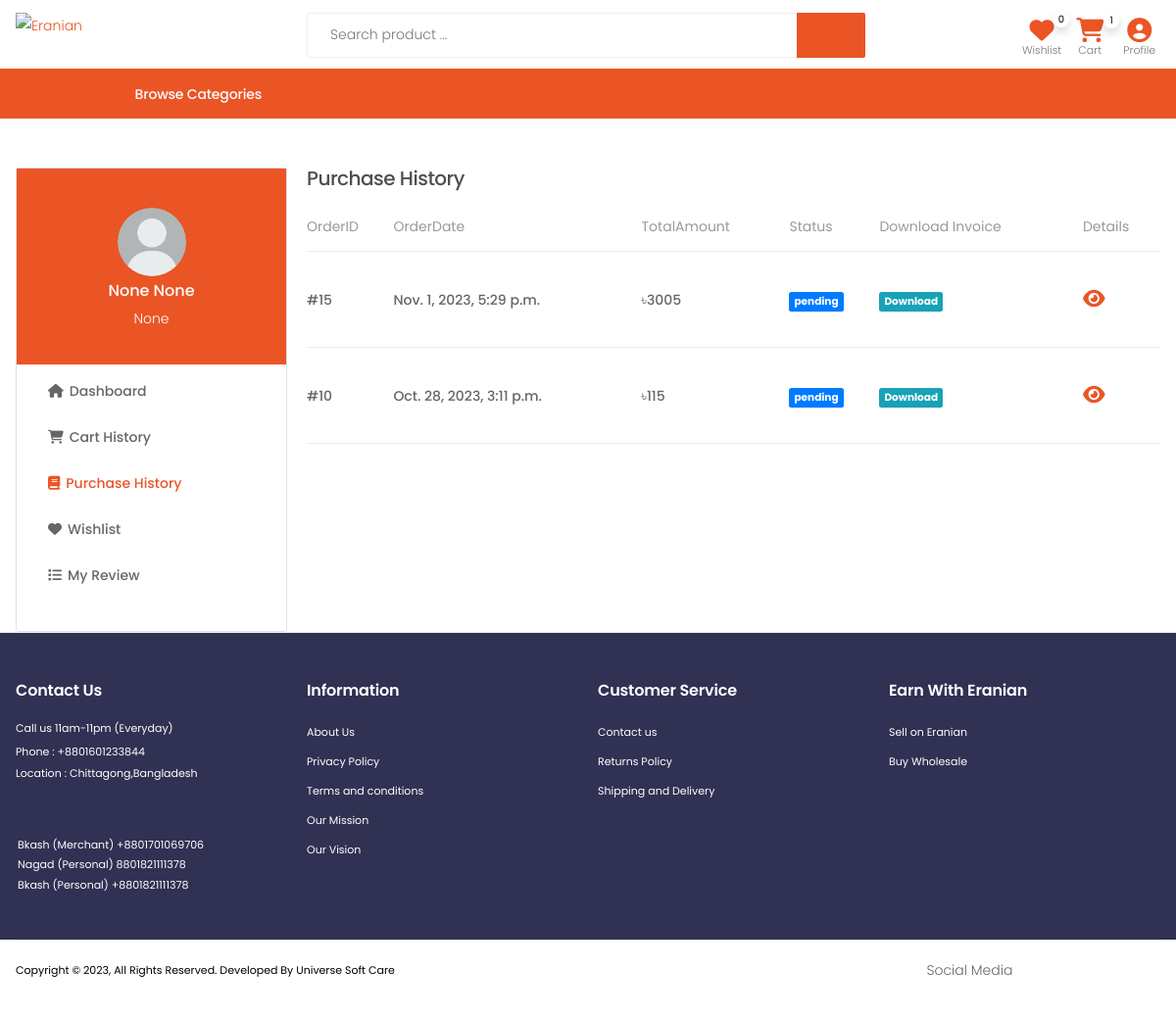
Page /order_summary (signed in) on the earlier database version.
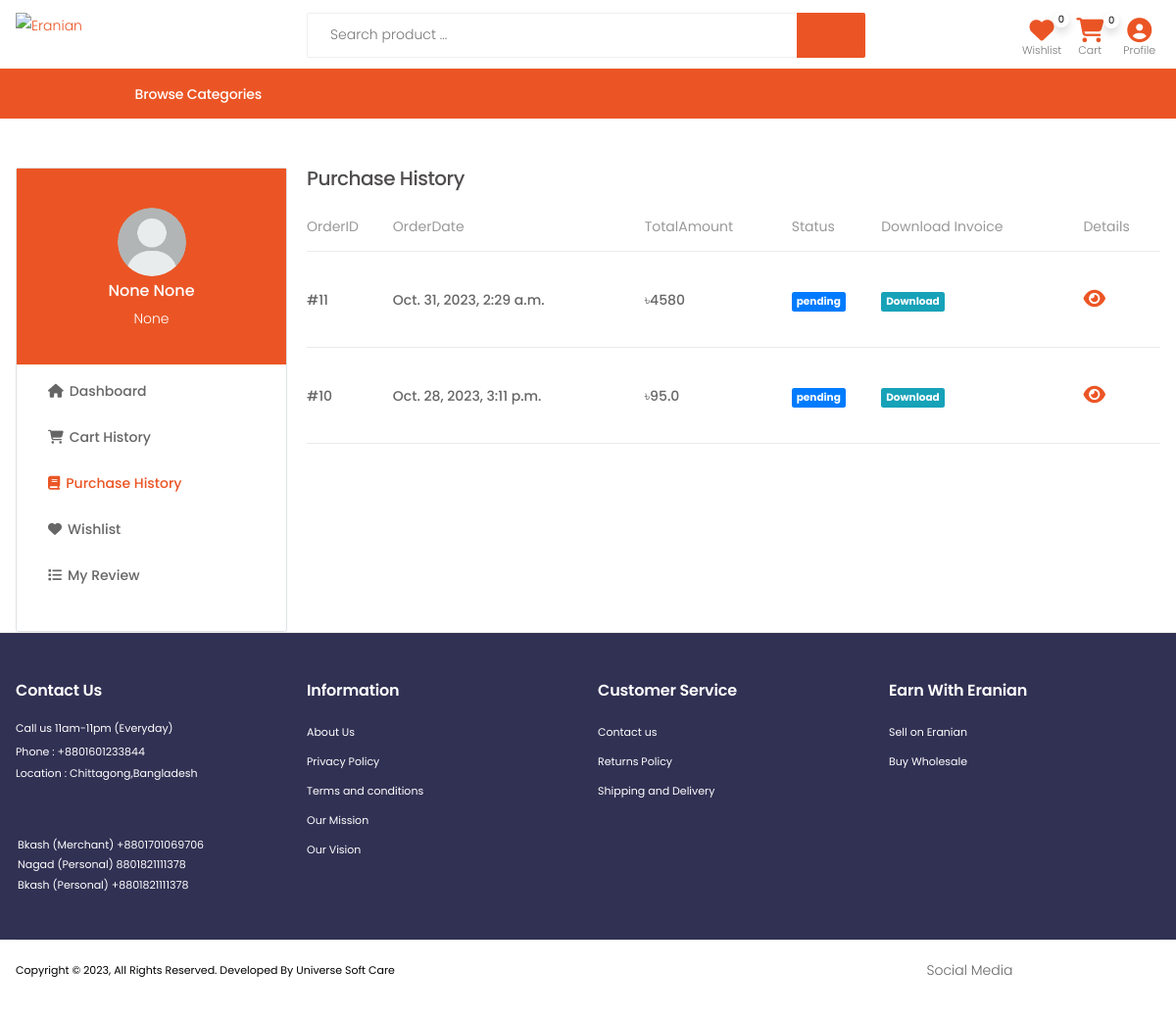
Same page on the later database version.
### userapp/models.py (models this page shows, shortened)
class User(AbstractBaseUser, PermissionsMixin):
    email = models.EmailField(unique=True)
    username = None
    first_name = models.CharField(max_length=30, null=True, blank=True)
    last_name = models.CharField(max_length=30, null=True, blank=True)
    phone = models.CharField(max_length=15, unique=True, null=True, blank=True)
    is_active = models.BooleanField(default=True)
    is_staff = models.BooleanField(default=False)
    is_customer = models.BooleanField(default=False)
    is_vendor = models.BooleanField(default=False)
    is_employee = models.BooleanField(default=False)
    date_joined = models.DateTimeField(default=timezone.now)
    objects = CustomUserManager()
    USERNAME_FIELD = 'email'
    REQUIRED_FIELDS = []

class Profile(models.Model):
    user                = models.OneToOneField(User, on_delete=models.CASCADE, max_length=1)
    image               = models.ImageField(upload_to="profilepicture", default='no_img.png')
    date_of_birthday    = models.DateField(auto_now_add=False,blank=True,null=True)
    phone               = models.CharField(max_length=15,unique=True,blank=True,null=True)
    permanent_address   = models.CharField(max_length=100,blank=True,null=True)
    present_address     = models.CharField(max_length=100,blank=True,null=True)
    class Meta:
        verbose_name_plural = "Customer Profile"

### store/models.py (models this page shows, shortened)
class Order(models.Model):
    user = models.ForeignKey(settings.AUTH_USER_MODEL,
                             on_delete=models.CASCADE)
    items = models.ManyToManyField(OrderItem)
    ordered_date = models.DateTimeField()
    order_complate_date = models.DateTimeField(
        auto_now=False, auto_now_add=False, blank=True, null=True)
    order_status = models.CharField(
        max_length=150, choices=Order_Status, default='pending')
    total_order_amount = models.CharField(
        max_length=150, blank=True, null=True)
    paid_amount = models.CharField(max_length=150, default=0)
    due_amount = models.CharField(max_length=150, default=0)
    ordered = models.BooleanField(default=False)
    orderId = models.CharField(max_length=150, blank=True, null=True)
    paymentId = models.CharField(max_length=150, blank=True, null=True)
    coupon = models.ForeignKey(
        'Coupon', on_delete=models.SET_NULL, blank=True, null=True)
    shipping_address = models.ForeignKey(
        ShipingAddress, on_delete=models.CASCADE, blank=True, null=True)
    payment_option = models.CharField(max_length=150)
    order_read_status = models.BooleanField(default=False)
    redx_percel_traking_number = models.CharField(
        max_length=150, blank=True, null=True)
    others_transport_trakink_url = models.URLField(
        max_length=200, blank=True, null=True)
    class Meta:
        ordering = ['-id']

### store/views.py (the view)
# urls.py: path("order_summary",login_required(OrderSummary,login_url='/customer-login/'), name="order-summary"),
@login_required
def OrderSummary(request):
    try:
        order =Order.objects.filter(user=request.user, ordered=True)
        context={
            'order':order,
        }
        return render(request, 'store/order_summary.html', context)
    except ObjectDoesNotExist:
        return redirect('/')

### store/template/store/order_summary.html (shortened to what this page needs)
{% extends 'store/base.html' %}
{% load static %}
{% block content %}
<div class="container mt-5">
	<div class="row">
		<div class="col-md-3 d-none d-md-block">
			<div class="card border rounded">
				<div class="card-profile ">
					<img class="mx-auto mt-4 rounded-circle" src="{{ user.profile.image.url }}" alt=""
						style="height: 70px ; width: 70px;">
					<p style="text-align:center ; font-size: 16px; font-weight: 500;">
						{{ user.first_name }} {{user.last_name }}</p>
					<p style="text-align:center ;">{{ user.username }}</p>
				</div>
				<div class="card-body">
					<nav class="mobile-cats-nav">
						<ul class="mobile-cats-menu dashboard-menu">
							<li><a href="{% url 'profile-dashboard' %}"><i class="fa-solid fa-house"></i>Dashboard</a>
							</li>
							<li><a href="{% url 'cart-summary' %}"><i class="fa-solid fa-cart-shopping"></i>Cart
									History</a></li>
							<li class="m-active"><a href="{% url 'order-summary' %}"><i
										class="fa-solid fa-book"></i>Purchase History</a></li>
							<li><a href="{% url 'wish-list' %}"><i class="fa-solid fa-heart"></i>Wishlist</a></li>
							<li><a href="{% url 'my-review' %}"><i class="fa-solid fa-list"></i>My Review</a></li>
						</ul>
					</nav>
				</div>
			</div>
		</div>
		<div class="col-md-9">
			<h5>Purchase History</h5>
			<div class="row ">
				<div class="col-lg-12 mx-auto">
					<table class="table table-mobile">
						<thead>
							<tr>
								<th>OrderID</th>
								<th>OrderDate</th>
								<th>TotalAmount</th>
								<th>Status</th>
								<th>Download Invoice</th>
								<th>Details</th>
							</tr>
						</thead>
						<tbody>
							{% for p in order %}
							<tr>
								<td>
									#{{ p.orderId }}
								</td>
								<td>
									{{ p.ordered_date }}
								</td>
								<td>৳{{p.total_order_amount }} </td>
								<td>
									{% if p.others_transport_trakink_url %}
									<p class="badge badge-primary p-2"><a class="text-white"
											href="{{ p.others_transport_trakink_url }}" target="_blank">Traking
											Order</a></p>
									{% elif p.redx_percel_traking_number %}
									<p class="badge badge-primary p-2"><a class="text-white"
											href="https://redx.com.bd/track-parcel/?trackingId={{ p.redx_percel_traking_number }}&shopId=806273"
											target="_blank">Traking Order</a></p>
									{% else %}
									<p class="badge badge-primary p-2">{{ p.order_status }}</p>
									{% endif %}
								</td>
								{% if p.order_status == 'complete' %}
								<td>{{ p.order_complate_date }}</td>
								{% else %}
								<td><a class="badge badge-info p-2" href="{% url 'render-order-pdf-view' p.pk %}"
										download>Download</a></td>
								{% endif %}
								<td><a style="font-size: 20px ;" href="{% url 'order-detail' p.pk %}"><i
											class="fa fa-eye" aria-hidden="true"></i></a></td>
							</tr>
							{% endfor %}
						</tbody>
					</table>
				</div>
			</div>
		</div>
	</div>
</div>
{% endblock %}

### store/template/store/base.html (shortened to what this page needs)
{% load static %}
<!DOCTYPE html>
<html lang="en">
<head>
  <link rel="stylesheet" href="{% static 'store/css/bootstrap.min.css' %}">
  <link rel="stylesheet" href="{% static 'store/css/plugins/owl-carousel/owl.carousel.css' %}">
  <link rel="stylesheet" href="{% static 'store/css/plugins/magnific-popup/magnific-popup.css' %}">
  <link rel="stylesheet" href="{% static 'store/css/plugins/jquery.countdown.css' %}">
  <link rel="stylesheet" href="{% static 'store/slick-slider/slick.css' %}">
  <link rel="stylesheet" href="{% static 'store/slick-slider/slick-theme.css' %}">
  <link rel="stylesheet" href="{% static 'store/css/style.css' %}">
  <link rel="stylesheet" href="{% static 'store/css/skins/skin-demo-13.css' %}">
  <link rel="stylesheet" href="{% static 'store/css/demos/demo-13.css' %}">
  <link rel="stylesheet" href="{% static 'store/css/plugins/nouislider/nouislider.css' %}">
  <link rel="stylesheet" href="https://cdnjs.cloudflare.com/ajax/libs/font-awesome/6.2.0/css/all.min.css">
</head>
<body>
  <div class="page-wrapper">
    {% include "store/includes/navbar.html" %}
    {% block content %}
    {% endblock %}
    {% include "store/includes/footer.html" %}
</body>
</html>

### store/template/store/includes/navbar.html (shortened to what this page needs)
{% load static %}
{% load desktop_menu %}
{% load top_category %}
{% load cart_view %}
{% load cart_count %}
{% load wish_list_product_count %}
{% load campaign %}
{% load logo %}
<header class="header header-10 header-intro-clearance desktop">
  <div class="header-middle sticky-header mx-auto ">
    <div class="container">
      <div class="header-left py-auto">
        <a href="{% url 'home' %}" class="logo">
          <img src="{% static 'store/images/eranian.png' %}" alt="Eranian">
        </a>
      </div>
      <div class="header-center">
        <div class="header-search header-search-extended header-search-visible header-search-no-radius">
          <form action="{% url 'search' %}" method="GET">
            <div class="header-search-wrapper search-wrapper-wide" style="margin-top: -10px;">
              <input type="search" class="form-control" name="q" id="q" placeholder="Search product ..." required>
              <button class="btn" type="submit" style="background-color:#eb5525 ;"><i
                  style="color: white; font-size: 25px; font-weight: 700;" class="icon-search"></i></button>
            </div>
          </form>
        </div>
      </div>
      <div class="header-right">
        <div class="header-dropdown-link" style="margin-top: -5px;">
          <a href="{% url 'wish-list' %}" class="wishlist-link">
            <i style="color:#eb5525; font-size: 25px;" class="fa-solid fa-heart"></i>
            <span class="wishlist-count shadow">{{ request.user|wish_list_product_count }}</span>
            <span class="wishlist-txt">Wishlist</span>
          </a>
          <div class="dropdown cart-dropdown mx-2">
            <a href="{% url 'cart-summary' %}" class="dropdown-toggle" role="button" aria-haspopup="true"
              aria-expanded="false" data-display="static">
              <i style="color:#eb5525; font-size: 25px;" class="fa-solid fa-cart-shopping"></i>
              <span class="cart-count shadow">{{ request.user|cart_count }}</span>
              <span class="cart-txt">Cart</span>
            </a>
          </div>
          <div class="dropdown user-profile cart-dropdown mx-2">
            <a class="dropdown-toggle" role="button" aria-haspopup="true" aria-expanded="false" data-display="static">
              <i style="color:#eb5525; font-size: 25px;" class="fa-solid fa-circle-user"></i>
              <span class="cart-txt">Profile</span>
            </a>
          </div>
        </div>
      </div>
    </div>
  </div>
  <div class="header-bottom container-fluid" style="border-top: 1px solid #eb5525;">
    <div class="row d-flex col-11 mx-auto">
      <div class="col-md-4 col-lg-3">
        {% if request.resolver_match.url_name == 'home' %}
        <div class="dropdown category-dropdown show is-on" data-visible="true">
          {% else %}
          <div class="dropdown category-dropdown is-on">
            {% endif %}
            <a href="#" class="dropdown-toggle" role="button" data-toggle="dropdown" aria-haspopup="true"
              aria-expanded="false" data-display="static" title="Browse Categories">
              <span class="pl-5" style="font-size: 14px;">Browse Categories</span>
            </a>
            </div>
          </div>
        </div>
      </div>
</header>

### store/template/store/includes/footer.html (shortened to what this page needs)
{% load static %}
{% load logo %}
<footer class="footer footer-2">
    <div class="footer-middle pb-4">
        <div class="container">
            <div class="row">
                <div class="col-6 col-lg-3">
                    <h4 class="widget-title">Contact Us</h4>
                    <p>Call us 11am-11pm (Everyday)</p>
                    <a href="tel:8801601233844"> Phone : +8801601233844</a>
                    <p>Location : Chittagong,Bangladesh</p> <br /><br />
                    <p class="d-flex payment-img"><img class="my-auto" src="{% static 'store/images/bkash.jpg' %}"
                            alt=""> Bkash (Merchant) +8801701069706</p>
                    <p class="d-flex payment-img"><img class="my-auto" src="{% static 'store/images/nagad.jpg' %}"
                            alt=""> Nagad (Personal) 8801821111378</p>
                    <p class="d-flex payment-img"><img class="my-auto" src="{% static 'store/images/bkash.jpg' %}"
                            alt=""> Bkash (Personal) +8801821111378</p>
                </div>
                <div class="col-6 col-lg-3">
                    <div class="widget">
                        <h4 class="widget-title">Information</h4>
                        <ul class="widget-list">
                            <li><a href="{% url 'about_us' %}">About Us</a></li>
                            <li><a href="{% url 'privacy-policy' %}">Privacy Policy</a></li>
                            <li><a href="{% url 'terms_conditions' %}">Terms and conditions</a></li>
                            <li><a href="{% url 'mission' %}">Our Mission</a></li>
                            <li><a href="{% url 'vision' %}">Our Vision</a></li>
                        </ul>
                    </div>
                </div>
                <div class="col-6 col-lg-3">
                    <div class="widget">
                        <h4 class="widget-title">Customer Service</h4>
                        <ul class="widget-list">
                            <li><a href="{% url 'contact-us' %}">Contact us</a></li>
                            <li><a href="{% url 'returns_policy' %}">Returns Policy</a></li>
                            <li><a href="{% url 'shipping_delivery' %}">Shipping and Delivery</a></li>
                        </ul>
                    </div>
                </div>
                <div class="col-6 col-lg-3">
                    <div class="widget">
                        <h4 class="widget-title">Earn With Eranian</h4>
                        <ul class="widget-list">
                            <li><a href="{% url 'vendor_login' %}">Sell on Eranian</a></li>
                            <li><a href="#">Buy Wholesale</a></li>
                        </ul>
                    </div>
                </div>
            </div>
        </div>
    </div>
    </div>
    <div class="footer-bottom mb-5 mb-md-1 ">
        <div class="container">
            <p class="footer-copyright">Copyright &copy; {% now 'Y' %}, All Rights Reserved. Developed By Universe Soft
                Care</p>
            <div class="social-icons social-icons-color">
                <span class="social-label">Social Media</span>
                <a href="#" class="social-icon social-facebook" title="Facebook" target="_blank"><i
                        class="icon-facebook-f"></i></a>
                <a href="#" class="social-icon social-twitter" title="Twitter" target="_blank"><i
                        class="icon-twitter"></i></a>
                <a href="#" class="social-icon social-instagram" title="Instagram" target="_blank"><i
                        class="icon-instagram"></i></a>
                <a href="#" class="social-icon social-youtube" title="Youtube" target="_blank"><i
                        class="icon-youtube"></i></a>
                <a href="#" class="social-icon social-pinterest" title="Pinterest" target="_blank"><i
                        class="icon-pinterest"></i></a>
            </div>
        </div>
    </div>

### store/template/store/includes/mobile-navbar.html (shortened to what this page needs)
{% load static %}
{% load top_category %}

Differences in the rows shown:
no longer on this page (row edited): Order: orderId "15", ordered_date "Nov. 1, 2023, 5:29 p.m.", total_order_amount "3005", order_status "pending", shows "Download"
changed User "None": user|cart_count "1" → "0"
now on this page (row edited): Order: orderId "11", ordered_date "Oct. 31, 2023, 2:29 a.m.", total_order_amount "4580", order_status "pending", shows "Download"
changed Order "Oct. 28, 2023, 3:11 p.m.": total_order_amount "115" → "95.0"
